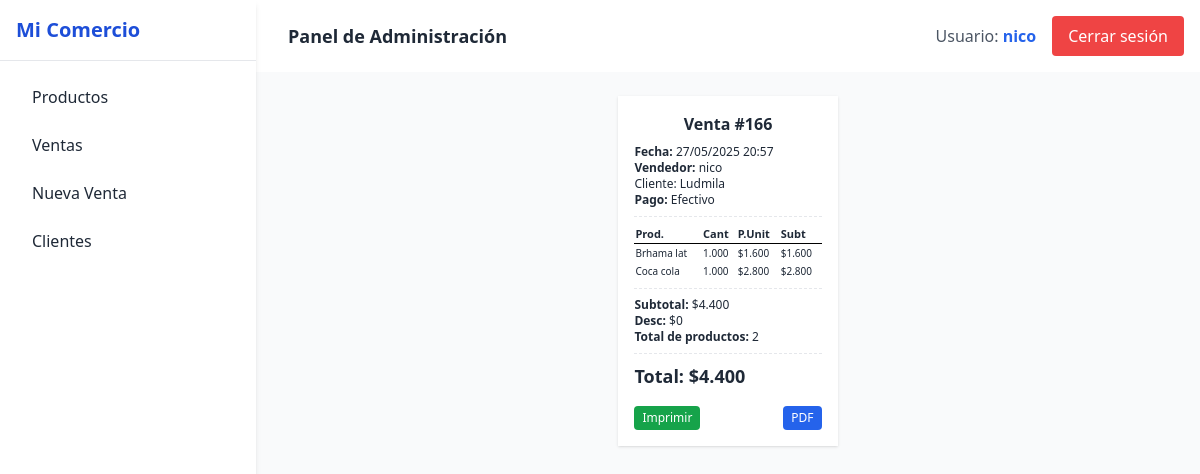
Screenshot of /ventas/detalle/166/ (signed in) with the database file from the repository.
### usuarios/models.py (models this page shows, shortened)
class Usuario(AbstractUser):
    empresa = models.ForeignKey(Empresa, on_delete=models.CASCADE, null=True, blank=True)
    empresa = models.ForeignKey(Empresa, on_delete=models.CASCADE, null=True, blank=True)

### ventas/models.py (models this page shows, shortened)
class Venta(models.Model):
    fecha = models.DateTimeField(default=timezone.now)
    cliente = models.ForeignKey(Cliente, on_delete=models.SET_NULL, null=True, blank=True)
    total = models.DecimalField(max_digits=10, decimal_places=2, default=0)
    usuario = models.ForeignKey(Usuario, on_delete=models.SET_NULL, null=True)
    empresa = models.ForeignKey(Empresa, on_delete=models.CASCADE)
    cuenta_corriente = models.BooleanField(default=False)
    tipo_comprobante = models.CharField(
        max_length=20,
        choices=TIPO_COMPROBANTE_CHOICES,
        default='ticket'
    )
    TIPO_PAGO_CHOICES = [
        ('EF', 'Efectivo'),
        ('MP', 'QR (Mercado Pago)'),
        ('DN', 'QR (Cuenta DNI)'),
        ('TJ', 'Tarjeta'),
        ('TR', 'Transferencia'),
    ]
    tipo_pago = models.CharField(
        max_length=2,
        choices=TIPO_PAGO_CHOICES,
        default='EF'
    )

class Cliente(models.Model):
    nombre = models.CharField(max_length=100)
    cuit = models.CharField(max_length=20, blank=True, null=True)
    direccion = models.CharField(max_length=200, blank=True, null=True)
    saldo = models.DecimalField(default=0, max_digits=10, decimal_places=2)
    cuenta_corriente = models.BooleanField(default=True)
    condicion_iva = models.CharField(max_length=50, choices=[
        ('RI', 'Responsable Inscripto'),
        ('MT', 'Monotributista'),
        ('CF', 'Consumidor Final'),
        ('EX', 'Exento'),
    ], default='CF')
    empresa = models.ForeignKey(Empresa, on_delete=models.CASCADE)

class DetalleVenta(models.Model):
    venta = models.ForeignKey(Venta, related_name='detalles', on_delete=models.CASCADE)
    producto = models.ForeignKey(Producto, on_delete=models.SET_NULL, null=True)
    cantidad = models.DecimalField(max_digits=10, decimal_places=3)
    precio_unitario = models.DecimalField(max_digits=10, decimal_places=2)
    def subtotal(self):
        return self.cantidad * self.precio_unitario

### productos/models.py (models this page shows, shortened)
class Producto(models.Model):
    TIPO_VENTA_CHOICES = [
        ('unidad', 'Unidad'),
        ('kilo', 'Kilo'),
    ]
    nombre = models.CharField(max_length=100)
    codigo = models.CharField(max_length=50, unique=True)
    categoria = models.ForeignKey(Categoria, on_delete=models.CASCADE)
    precio_venta = models.DecimalField(max_digits=10, decimal_places=3)
    precio_compra = models.DecimalField(max_digits=10, decimal_places=3, default=0)
    stock_actual = models.DecimalField(max_digits=10, decimal_places=3)
    tipo_venta = models.CharField(max_length=10, choices=TIPO_VENTA_CHOICES, default='unidad')
    empresa = models.ForeignKey(Empresa, on_delete=models.CASCADE)
    aplica_descuento = models.BooleanField(default=False)
    cantidad_minima_descuento = models.PositiveIntegerField(null=True, blank=True)
    porcentaje_descuento = models.DecimalField(max_digits=5, decimal_places=2, null=True, blank=True)

### ventas/views.py (the view)
# urls.py: path('detalle/<int:venta_id>/', views.detalle_venta, name='detalle_venta'),
@login_required
def detalle_venta(request, venta_id):
    venta = get_object_or_404(Venta, id=venta_id, empresa=request.user.empresa)
    if venta.tipo_comprobante == 'factura_afip':
        total = float(venta.total)
        neto = round(total / 1.21, 2)
        iva = round(total - neto, 2)
        template = 'ventas/detalle_factura_afip.html'
    else:
        neto = None
        iva = None
        template = 'ventas/detalle_ticket.html'
    total_productos = sum(max(1, int(item.cantidad)) for item in venta.detalles.all())
    return render(request, template, {
        'venta': venta,
        'neto': neto,
        'iva': iva,
        'total_productos': total_productos,
    })

### productos/templatetags/custom_filters.py (called while the page is built)
@register.filter
def formato_precio(value):
    if value is None:
        return ''
    return number_format(value, force_grouping=True).replace(',', '.')

### ventas/templates/ventas/detalle_ticket.html (shortened to what this page needs)
{% extends 'base.html' %}
{% load custom_filters %}
{% block content %}
<div class="boleta mx-auto p-4 bg-white shadow text-xs w-[58mm]">
    <h2 class="text-center font-bold text-base mb-2">Venta #{{ venta.id }}</h2>
    <p><strong>Fecha:</strong> {{ venta.fecha|date:"d/m/Y H:i" }}</p>
    <p><strong>Vendedor:</strong> {{ venta.usuario.get_full_name|default:venta.usuario.username }}</p>
    {% if venta.cliente %}
    <p>Cliente: {{ venta.cliente.nombre }}</p>
    {% else %}
    <p>Cliente: Consumidor Final</p>
    {% endif %}
    <p><strong>Pago:</strong> {{ venta.get_tipo_pago_display }}</p>
    <hr class="my-2 border-dashed">
    <table class="w-full text-xs">
        <thead>
            <tr class="border-b border-black text-[11px] text-left">
                <th>Prod.</th>
                <th>Cant</th>
                <th>P.Unit</th>
                <th>Subt</th>
            </tr>
        </thead>
        <tbody>
            {% for item in venta.detalles.all %}
            <tr class="text-[10px]">
                <td>{{ item.producto.nombre|slice:":10" }}</td>
                <td>{{ item.cantidad }}</td>
                <td>${{ item.precio_unitario|floatformat:0|formato_precio }}</td>
                <td>${{ item.subtotal|floatformat:0|formato_precio }}</td>
            </tr>
            {% endfor %}
        </tbody>
    </table>
    <hr class="my-2 border-dashed">
    <p><strong>Subtotal:</strong> ${{ venta.subtotal|default:venta.total|floatformat:0|formato_precio }}</p>
    <p><strong>Desc:</strong> ${{ venta.descuento|default:0|floatformat:0|formato_precio }}</p>
    <p><strong>Total de productos:</strong> {{ total_productos|floatformat:0|formato_precio }}</p>
    <hr class="my-2 border-dashed">
    <p class="text-lg mt-1 font-bold"><strong>Total:</strong> ${{ venta.total|floatformat:0|formato_precio }}</strong>
    </p>
    <div class="no-print mt-4 flex justify-between">
        <button onclick="window.print()"
            class="bg-green-600 text-white px-2 py-1 rounded text-xs hover:bg-green-700">Imprimir</button>
        <a href="{% url 'venta_pdf' venta.id %}"
            class="bg-blue-600 text-white px-2 py-1 rounded text-xs hover:bg-blue-700">PDF</a>
    </div>
</div>
{% endblock %}

### templates/base.html (shortened to what this page needs)
<!DOCTYPE html>
<html lang="es">
<head>
    <script src="https://cdn.tailwindcss.com"></script>
</head>
<body class="bg-gray-100 min-h-screen text-gray-800" x-data="{ open: false }">
    <div class="flex">
        <aside x-cloak
            class="w-64 bg-white h-screen shadow-md fixed top-0 left-0 z-30 transform transition-transform duration-300 ease-in-out"
            :class="open ? 'translate-x-0' : '-translate-x-full md:translate-x-0'">
            <div class="p-4 text-xl font-bold text-blue-700 border-b border-gray-200">
                Mi Comercio
            </div>
            <nav class="p-4 space-y-2">
                <a href="{% url 'lista_productos' %}"
                    class="block py-2 px-4 rounded hover:bg-blue-100 {% if request.path == '/productos/' %}bg-blue-100{% endif %}">Productos</a>
                <a href="{% url 'lista_ventas' %}"
                    class="block py-2 px-4 rounded hover:bg-blue-100 {% if request.path == '/ventas/' %}bg-blue-100{% endif %}">Ventas</a>
                <a href="{% url 'nueva_venta' %}"
                    class="block py-2 px-4 rounded hover:bg-blue-100 {% if request.path == '/ventas/nueva/' %}bg-blue-100{% endif %}">Nueva
                    Venta</a>
                <a href="{% url 'lista_clientes' %}"
                    class="block py-2 px-4 rounded hover:bg-blue-100 {% if request.path == '/ventas/lista_clientes/' %}bg-blue-100{% endif %}">Clientes</a>
            </nav>
        </aside>
        <div class="flex-1 min-h-screen flex flex-col ml-0 md:ml-64">
            <header class="bg-white shadow p-4 flex justify-between items-center">
                <div class="flex items-center space-x-4">
                    <div class="text-lg font-semibold">
                        {% block header %}Panel de Administración{% endblock %}
                    </div>
                </div>
                <div class="flex items-center space-x-4">
                    {% if user.is_authenticated %}
                    <span class="text-gray-600">Usuario: <strong class="text-blue-600">{{ user.username }}</strong></span>
                    <form method="post" action="{% url 'logout' %}">
                        <button type="submit"
                            class="bg-red-500 text-white px-4 py-2 rounded hover:bg-red-600 transition">
                            Cerrar sesión
                        </button>
                    </form>
                    {% else %}
                    <a href="{% url 'login' %}"
                        class="bg-blue-500 text-white px-4 py-2 rounded hover:bg-blue-600 transition">
                        Iniciar sesión
                    </a>
                    {% endif %}
                </div>
            </header>
            <main class="p-6 flex-1 bg-gray-50">
                {% block content %}{% endblock %}
            </main>
        </div>
    </div>
</body>
</html>

### rows the page displays
Usuario: username "nico"
Venta: id "166", fecha "27/05/2025 20:57", usuario.get_full_name "nico", cliente.nombre "Ludmila", tipo_pago "Efectivo", subtotal "4.400", total "4.400"
DetalleVenta: producto.nombre "Brhama lat", cantidad "1.000", precio_unitario "1.600", subtotal "1.600"
DetalleVenta: producto.nombre "Coca cola", cantidad "1.000", precio_unitario "2.800", subtotal "2.800"

### other values shown
{{ venta.descuento|default:0|floatformat:0|formato_precio }} "0"
{{ total_productos|floatformat:0|formato_precio }} "2"
